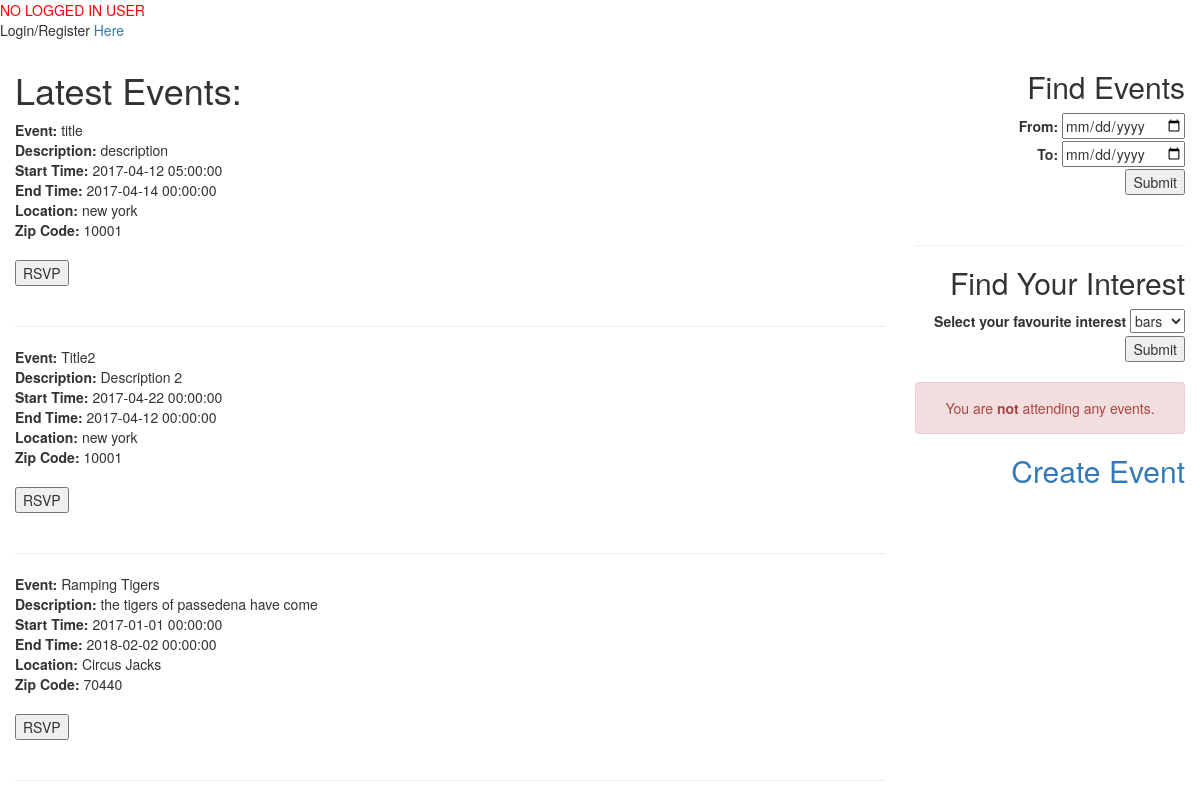
The page / on the database its author committed.
### tables this page shows
CREATE TABLE IF NOT EXISTS `events` (
  `event_id` int(20) NOT NULL AUTO_INCREMENT,
  `title` varchar(100) NOT NULL DEFAULT '',
  `description` text NOT NULL,
  `start_time` datetime NOT NULL,
  `end_time` datetime NOT NULL,
  `group_id` int(20) NOT NULL,
  `lname` varchar(20) NOT NULL,
  `zip` int(5) NOT NULL,
  PRIMARY KEY (`event_id`),
  KEY `group_id` (`group_id`),
  KEY `lname` (`lname`,`zip`)
);

### index.php (the view, shortened to what this page needs)
<!DOCTYPE html>
<html>
<head>
  <link rel="stylesheet" type="text/css" href="https://maxcdn.bootstrapcdn.com/bootstrap/3.3.7/css/bootstrap.min.css">
</head>
<body>
  <div class="container-fluid">
    <div class="row">
  <?php
if (isset($_SESSION["authorized"]) == 1)
{
  echo "ADMIN USER: " . $_SESSION["username"] . " " . "<a href='logout.php'>Logout</a>" . "<br>";
}
elseif (isset($_SESSION["username"]))
{
  echo "USER: " . $_SESSION["username"] . " " . "<a href='logout.php'>Logout</a>" . "<br>";
}
else
{
  echo "<div style ='color:#ff0000'>NO LOGGED IN USER</div>";
  echo "<p>Login/Register <a href='login.php'>Here</a>";
}
?>
<div class="col-md-9">
<?php
$servername = "localhost";
$username = "admin_termproj";
$password = "TermProject123";
$dbname = "admin_termproject";
$conn = new mysqli($servername, $username, $password, $dbname);
$sql = "SELECT * FROM events";
$result = $conn->query($sql);
if ($result->num_rows > 0) {
  echo "<h1>Latest Events:</h1>";
    while($row = $result->fetch_assoc()) {
        $event_id = $row['event_id'];
        echo "<strong>Event: </strong>" . $row["title"]. " <br> <strong>Description: </strong>" . $row["description"]. "<br><strong>Start Time: </strong>" . $row["start_time"]. "<br><strong>End Time: </strong>" . $row["end_time"]. "<br><strong>Location: </strong>" . $row["lname"]. "<br><strong>Zip Code: </strong>" . $row["zip"]. "<br>";
        echo "<form id='rsvp' method='post' action='rsvp.php' ><fieldset>";
        echo "<input type='hidden' name='event_id' value='$event_id' /><br />";
        echo "<input type='submit' value='RSVP' />";
        echo "</fieldset></form><br><hr>";
    }
} else {
}
?>
</div>
<div class="col-md-3 text-right">
<h2>Find Events</h2>
<form role="form" method="GET" action="<?php echo $_SERVER['PHP_SELF'];?>">
  <label>From:</label>
  <input type="date" name="event_date_from"><br>
  <label>To:</label>
  <input type="date" name="event_date_to"><br>
  <input type="submit">
</form>
<div>
<hr style="margin-top: 50px;">
<h2>Find Your Interest</h2>
<form role="form" method="POST" action="interests.php">
  <label>Select your favourite interest</label>
  <?php $sql = "SELECT * FROM interest";
$result = $conn->query($sql);
if ($result->num_rows > 0) {
    echo '<select name="interest">';
    while($row = $result->fetch_assoc()) {
        echo '<option value="' . $row["interest_name"] . '">' . $row["interest_name"] . '</option>';
    }
    echo '</select>';
} else {
}
?>
  <input type="submit">
</form>
</div>
<div>
  <?php $sql = "SELECT events.title, events.start_time FROM attend, events WHERE events.event_id = attend.event_id AND attend.rsvp = 1 AND username =  '" . $_SESSION["username"] ."'";
$result = $conn->query($sql);
if ($result->num_rows > 0) {
    echo "<hr>";
    echo "<h2>Events Attending: </h2>";
    echo "<ul class='list-unstyled'>";
    while($row = $result->fetch_assoc()) {
        echo '<li><b>Event Name: </b>' . $row["title"] . '</li>';
        echo '<li><b>Event Start Time: </b>' . $row["start_time"] . '</li>';
        echo "<form id='events' method='get' action='events.php' ><fieldset>";
        echo "<input type='hidden' name='event_title' value='" . $row['title'] . "' /><br />";
        echo "<input type='submit' value='View Ratings' />";
        echo "</fieldset></form><br><hr>";
    }
    echo "</ul>";
} else {
    echo "<div class='alert alert-danger text-center' style='margin-top: 20px;'> You are <strong>not</strong> attending any events.</div>";
}
?>
</div>
<div>
  <h2><a href='create-event.php'>Create Event </a></h2>
</div>
</div>
</div>
</div>
</body>
</html>

### rows shown on the page
events: title "title", description "description", start_time "2017-04-12 05:00:00", end_time "2017-04-14 00:00:00", lname "new york", zip "10001"
events: title "Title2", description "Description 2", start_time "2017-04-22 00:00:00", end_time "2017-04-12 00:00:00", lname "new york", zip "10001"
events: title "Ramping Tigers", description "the tigers of passedena have come", start_time "2017-01-01 00:00:00", end_time "2018-02-02 00:00:00", lname "Circus Jacks", zip "70440"

### other values the page prints
form field interest "bars"
